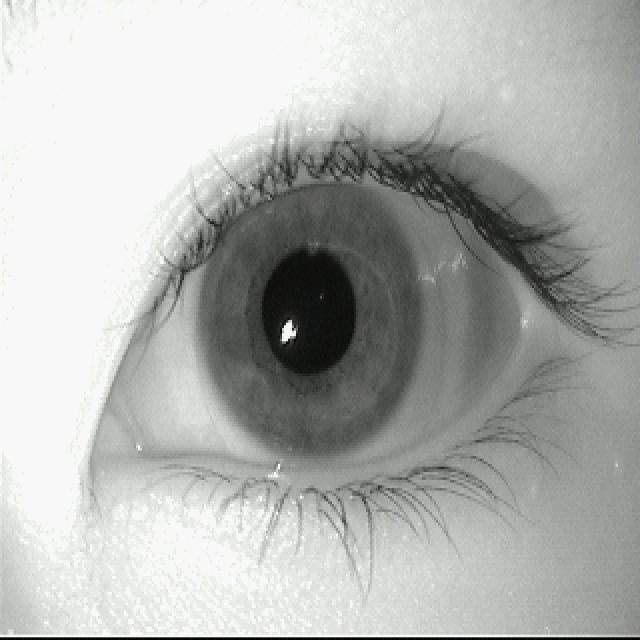
#> input picture Detection Using mediapipe/test/aeval5_bmp.rf.95dbcde1ed9dd74fbd6a9c7427e6f385.jpg, 640 x 640 px; its folder holds only this picture in this run
$ python model.py
#> lines starting #> are read from the running program, lines starting #| are printed output that depends on the picture
import cv2 as cv
import pandas as pd
import os

# Paths
dataset_path = "test"  # Replace with your dataset path
annotations_file = "_annotations.csv"  # Replace with your annotations CSV file
output_path = "images"
os.makedirs(output_path, exist_ok=True)

# Load annotations
annotations = pd.read_csv(annotations_file)
#> (reads Detection Using mediapipe/_annotations.csv from the repository)

# Group annotations by filename for processing
grouped_annotations = annotations.groupby('filename')

# Process each image
for filename, group in grouped_annotations:
    image_path = os.path.join(dataset_path, filename)
    image = cv.imread(image_path, cv.IMREAD_GRAYSCALE)  # Load as grayscale
#> image: shape (640, 640); min 0, max 255, mean 178.8
    if image is None:
        print(f"Image {filename} not found or could not be loaded.")
        continue

    # Convert to BGR for annotation
    output_image = cv.cvtColor(image, cv.COLOR_GRAY2BGR)

    # Process iris and pupil annotations
    iris_center, iris_radius = None, None
    pupil_center, pupil_radius = None, None

    for _, row in group.iterrows():
        xmin, ymin, xmax, ymax = row['xmin'], row['ymin'], row['xmax'], row['ymax']
        center_x = (xmin + xmax) // 2
        center_y = (ymin + ymax) // 2
        radius = max((xmax - xmin), (ymax - ymin)) // 2  # Approximate radius as half of the bounding box width or height

        if row['class'] == 'iris':
            iris_center = (center_x, center_y)
            iris_radius = radius
        elif row['class'] == 'pupille':
            pupil_center = (center_x, center_y)
            pupil_radius = radius

    # Draw circles and annotate if both iris and pupil are detected
    if iris_center and iris_radius:
        cv.circle(output_image, iris_center, iris_radius, (255, 0, 255), 2)  # Purple for iris
        iris_diameter = 2 * iris_radius

    if pupil_center and pupil_radius:
        cv.circle(output_image, pupil_center, pupil_radius, (0, 255, 0), 2)  # Green for pupil
        pupil_diameter = 2 * pupil_radius

    # Calculate and display ratio if both are present
    if iris_center and pupil_center and iris_radius and pupil_radius:
        ratio = iris_radius / pupil_radius if pupil_radius != 0 else 0

        # Annotate diameters and ratio on the image
        cv.putText(output_image, f"Iris Diameter: {iris_diameter:.2f} px", (10, 30), cv.FONT_HERSHEY_SIMPLEX, 0.6, (255, 0, 255), 2)
        cv.putText(output_image, f"Pupil Diameter: {pupil_diameter:.2f} px", (10, 60), cv.FONT_HERSHEY_SIMPLEX, 0.6, (0, 255, 0), 2)
        cv.putText(output_image, f"Ratio: {ratio:.2f}", (10, 90), cv.FONT_HERSHEY_SIMPLEX, 0.6, (255, 255, 0), 2)
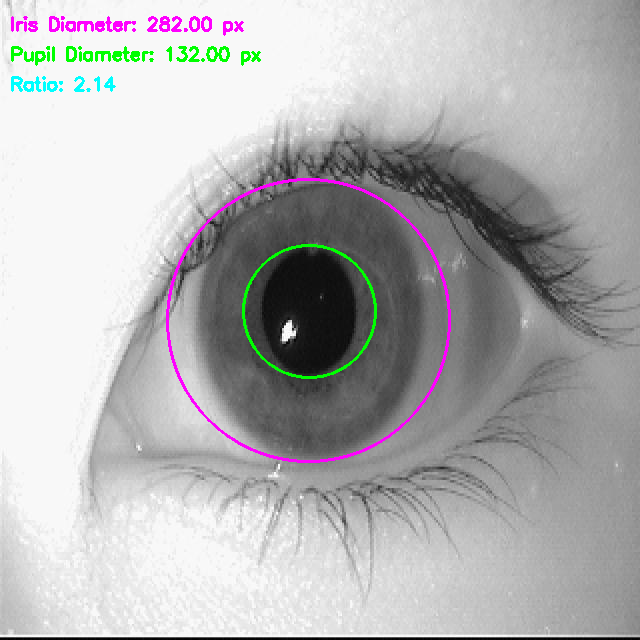
#> output_image: shape (640, 640, 3); mean B, G, R 178.4, 177.5, 178

    # Save the annotated image
    output_file = os.path.join(output_path, f"annotated_{filename}")
    cv.imwrite(output_file, output_image)
    print(f"Processed and saved: {output_file}")
